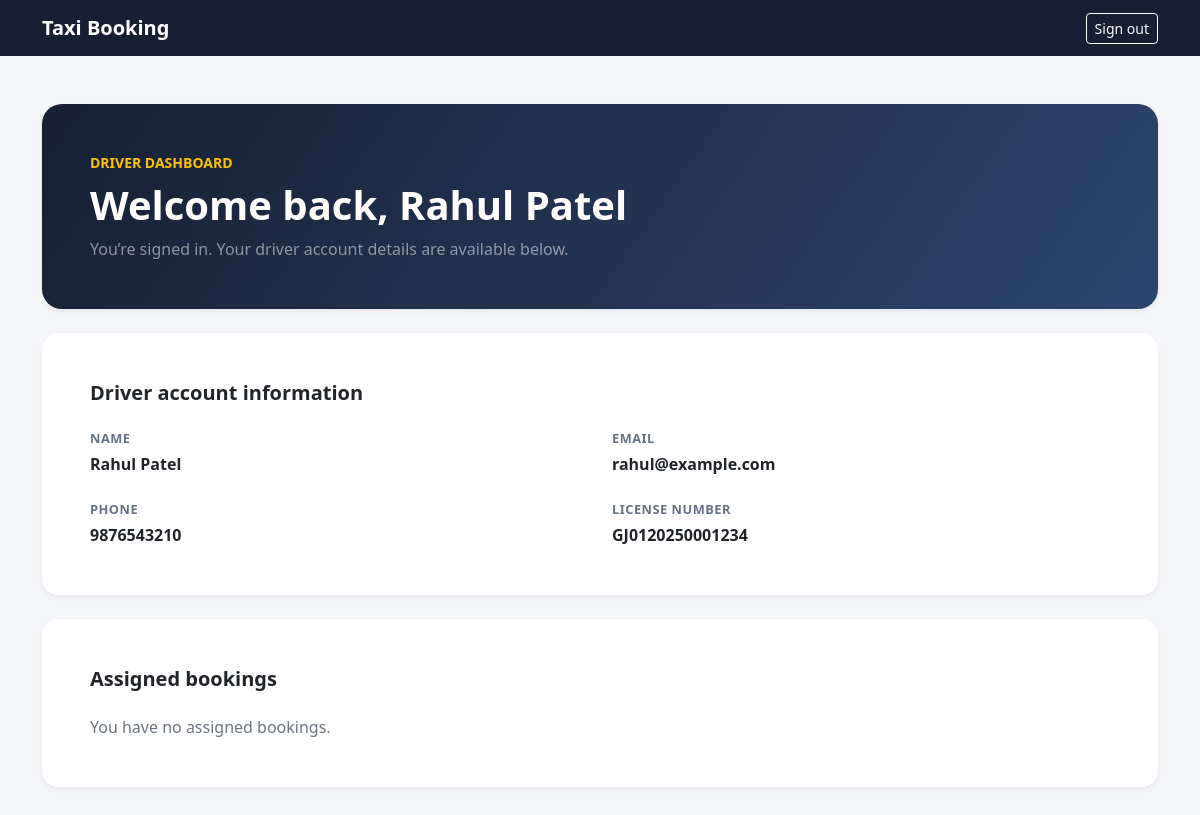
Before: /driver/dashboard/ (signed in) with the older database file.
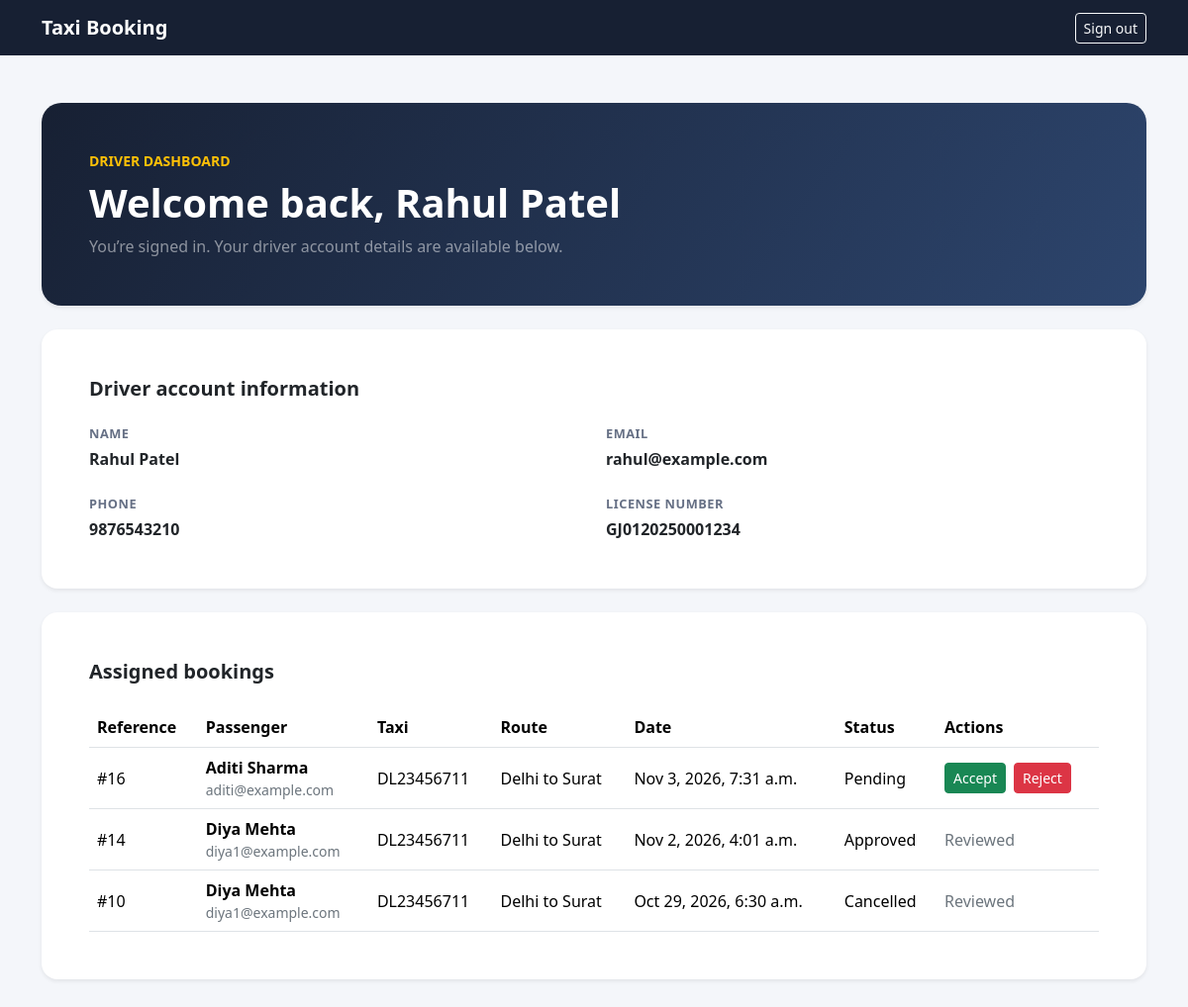
After: the same page with the newer database file.
### core/models.py (models this page shows, shortened)
class Booking(models.Model):
    STATUS_CHOICES = [
        ('Pending', 'Pending'),
        ('Approved', 'Approved'),
        ('Rejected', 'Rejected'),
        ('Cancelled', 'Cancelled'),
    ]
    user = models.ForeignKey(
        'core.User',
        on_delete=models.CASCADE,
        related_name='bookings'
    )
    taxi = models.ForeignKey(
        'core.Taxi',
        on_delete=models.CASCADE,
        related_name='bookings'
    )
    date = models.DateTimeField(auto_now_add=True)
    status = models.CharField(
        max_length=20,
        choices=STATUS_CHOICES,
        default='Pending'
    )

class User(models.Model):
    name = models.CharField(max_length=100)
    email = models.EmailField(unique=True)
    mobile = models.CharField(max_length=15)
    password = models.CharField(max_length=128)
    class Meta:
        ordering = ['name']

class Taxi(models.Model):
    number = models.CharField(max_length=20, unique=True)
    type = models.CharField(max_length=50)
    source = models.CharField(max_length=100)
    destination = models.CharField(max_length=100)
    price = models.DecimalField(max_digits=10, decimal_places=2)
    availability = models.BooleanField(default=True)
    driver = models.ForeignKey(
        Driver,
        on_delete=models.CASCADE,
        related_name='taxis',
    )

### core/views.py (the view)
def driver_dashboard(request):
    driver_id = request.session.get('driver_user_id')
    if driver_id is None:
        return redirect('driver_login')
    driver = Driver.objects.filter(pk=driver_id).first()
    if driver is None:
        request.session.pop('driver_user_id', None)
        messages.info(request, 'Please sign in to continue.')
        return redirect('driver_login')
    bookings = Booking.objects.filter(
        taxi__driver=driver,
    ).select_related('user', 'taxi').order_by('-date')
    page_obj = Paginator(bookings, 10).get_page(request.GET.get('page'))
    return render(request, 'core/driver_dashboard.html', {
        'driver': driver,
        'bookings': page_obj.object_list,
        'page_obj': page_obj,
    })

### core/templates/core/driver_dashboard.html (shortened to what the changed rows need)
<!DOCTYPE html>
<html lang="en">
<head>
    <link href="https://cdn.jsdelivr.net/npm/bootstrap@5.3.3/dist/css/bootstrap.min.css"
          rel="stylesheet">
</head>
<body>
<main class="container py-4 py-md-5">
    <section class="card welcome-card shadow-sm mb-4">
        <div class="card-body p-4 p-md-5">
            <h1 class="display-6 fw-bold mb-2">
                Welcome back, {{ driver.name }}
            </h1>
        </div>
    </section>
    <section class="card content-card shadow-sm" aria-labelledby="account-heading">
        <div class="card-body p-4 p-md-5">
            <h2 id="account-heading" class="h5 fw-bold mb-4">
                Driver account information
            </h2>
        </div>
    </section>
    <section class="card content-card shadow-sm mt-4" aria-labelledby="bookings-heading">
        <div class="card-body p-4 p-md-5">
            <h2 id="bookings-heading" class="h5 fw-bold mb-4">
                Assigned bookings
            </h2>
            {% if bookings %}
                <div class="table-responsive">
                    <table class="table align-middle mb-0">
                        <thead>
                            <tr>
                                <th>Reference</th>
                                <th>Passenger</th>
                                <th>Taxi</th>
                                <th>Route</th>
                                <th>Date</th>
                                <th>Status</th>
                                <th>Actions</th>
                            </tr>
                        </thead>
                        <tbody>
                            {% for booking in bookings %}
                                <tr>
                                    <td>#{{ booking.id }}</td>
                                    <td>
                                        <div class="fw-semibold">{{ booking.user.name }}</div>
                                        <div class="small text-secondary">{{ booking.user.email }}</div>
                                    </td>
                                    <td>{{ booking.taxi.number }}</td>
                                    <td>{{ booking.taxi.source }} to {{ booking.taxi.destination }}</td>
                                    <td>{{ booking.date|date:"M j, Y, g:i a" }}</td>
                                    <td>{{ booking.status }}</td>
                                    <td>
                                        {% if booking.status == 'Pending' %}
                                            <div class="d-flex gap-2">
                                                <form method="post"
                                                      action="{% url 'driver_booking_accept' booking.pk %}">
                                                    <button type="submit"
                                                            class="btn btn-success btn-sm">
                                                        Accept
                                                    </button>
                                                </form>
                                                <form method="post"
                                                      action="{% url 'driver_booking_reject' booking.pk %}">
                                                    <button type="submit"
                                                            class="btn btn-danger btn-sm">
                                                        Reject
                                                    </button>
                                                </form>
                                            </div>
                                        {% else %}
                                            <span class="text-secondary">Reviewed</span>
                                        {% endif %}
                                    </td>
                                </tr>
                            {% endfor %}
                        </tbody>
                    </table>
                </div>
            {% else %}
                <p class="text-secondary mb-0">You have no assigned bookings.</p>
            {% endif %}
        </div>
    </section>
</main>
</body>
</html>

Changed rows visible on the page:
added Booking: id "16", user.name "Aditi Sharma", user.email "aditi@example.com", taxi.number "DL23456711", taxi.source "Delhi", taxi.destination "Surat", date "Nov 3, 2026, 7:31 a.m.", status "Pending", shows "Accept"
now on this page (row unchanged): Booking: id "14", user.name "Diya Mehta", user.email "diya1@example.com", taxi.number "DL23456711", taxi.source "Delhi", taxi.destination "Surat", date "Nov 2, 2026, 4:01 a.m.", status "Approved", shows "Reviewed"
now on this page (row unchanged): Booking: id "10", user.name "Diya Mehta", user.email "diya1@example.com", taxi.number "DL23456711", taxi.source "Delhi", taxi.destination "Surat", date "Oct 29, 2026, 6:30 a.m.", status "Cancelled", shows "Reviewed"
Other visible differences:
text no longer shown: "You have no assigned bookings."
text now shown: "Reference Passenger Taxi Route Date Status Actions"
